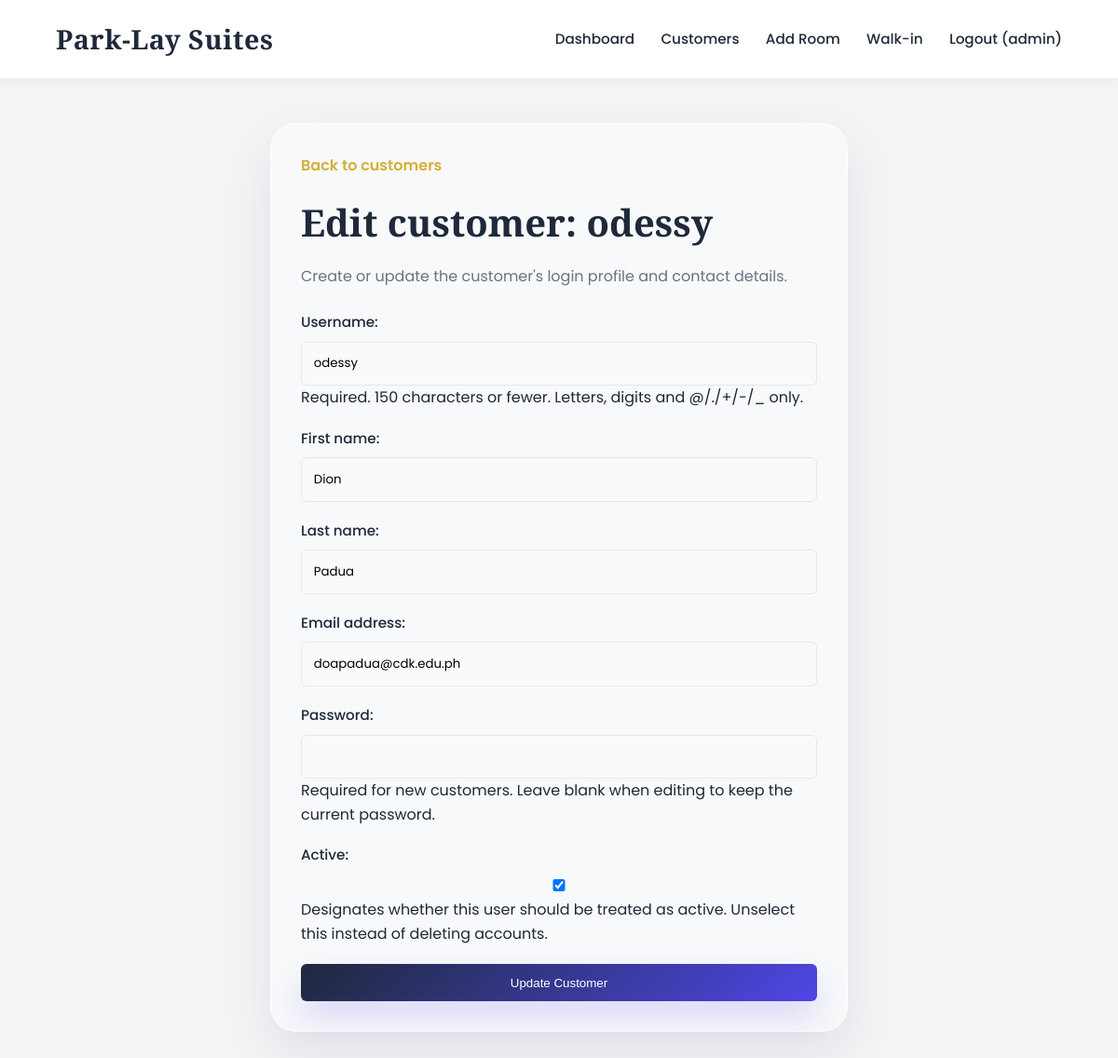
Screenshot of /customers/edit/2/ (signed in) with the database file from the repository.
### core/models.py (models this page shows)
class User(AbstractUser):
    is_employee = models.BooleanField(default=False)
    is_customer = models.BooleanField(default=False)

### core/views.py (the view)
# urls.py: path('customers/edit/<int:customer_id>/', views.edit_customer, name='edit_customer'),
@login_required
def edit_customer(request, customer_id):
    if not request.user.is_employee: return redirect('customer_home')
    customer = get_object_or_404(customer_queryset(), id=customer_id)
    if request.method == 'POST':
        form = CustomerProfileForm(request.POST, instance=customer)
        if form.is_valid():
            form.save()
            messages.success(request, "Customer profile updated successfully.")
            return redirect('manage_customers')
    else:
        form = CustomerProfileForm(instance=customer)
    return render(request, 'core/customer_profile_form.html', {
        'form': form,
        'customer': customer,
        'title': f'Edit customer: {customer.username}',
        'button_label': 'Update Customer',
    })

### core/forms.py (shortened to what this page needs)
class CustomerProfileForm(forms.ModelForm):
    password = forms.CharField(
        required=False,
        widget=forms.PasswordInput,
        help_text="Required for new customers. Leave blank when editing to keep the current password.",
    )
    class Meta:
        model = User
        fields = ['username', 'first_name', 'last_name', 'email', 'password', 'is_active']
    def __init__(self, *args, **kwargs):
        super().__init__(*args, **kwargs)
        if not self.instance.pk:
            self.fields['password'].required = True

### core/views.py (called while the page is built)
def customer_queryset():
    return User.objects.filter(is_customer=True, is_employee=False).order_by('last_name', 'first_name', 'username')

### core/templates/core/customer_profile_form.html (shortened to what this page needs)
{% extends 'core/base.html' %}
{% block content %}
<section class="payment-account-page">
    <div class="payment-account-form-card">
        <a href="{% url 'manage_customers' %}" class="back-link">Back to customers</a>
        <h1>{{ title }}</h1>
        <p>Create or update the customer's login profile and contact details.</p>
        <form method="post" novalidate>
            {{ form.as_p }}
            <button type="submit" class="btn btn-primary">{{ button_label }}</button>
        </form>
    </div>
</section>
{% endblock %}

### core/templates/core/base.html (shortened to what this page needs)
{% load static %}
<!DOCTYPE html>
<html lang="en">
<head>
    <link rel="stylesheet" href="{% static 'css/style.css' %}?v=1.3">
</head>
<body>
    <header>
        <h2>Park-Lay Suites</h2>
        <nav>
            {% if user.is_authenticated %}
                {% if user.is_employee %}
                    <a href="{% url 'employee_dashboard' %}">Dashboard</a>
                    <a href="{% url 'manage_customers' %}">Customers</a>
                    <a href="{% url 'add_room' %}">Add Room</a>
                    <a href="{% url 'walkin_booking' %}">Walk-in</a>
                {% else %}
                    <a href="{% url 'customer_home' %}">Rooms</a>
                    <a href="{% url 'customer_dashboard' %}">My Bookings</a>
                {% endif %}
                <a href="{% url 'logout' %}">Logout ({{ user.username }})</a>
            {% else %}
                <a href="{% url 'customer_home' %}">Home</a>
                <a href="{% url 'login' %}">Login</a>
                <a href="{% url 'register' %}">Register</a>
            {% endif %}
        </nav>
    </header>
    <main class="container">
        {% block content %}{% endblock %}
    </main>
</body>
</html>

### core/static/css/style.css (style rules this page uses)
:root { --primary: #1E293B; --secondary: #D4AF37; --bg-color: #F3F4F6; --text-dark: #1F2937; --text-light: #6B7280; --white: #FFFFFF; --border: #E5E7EB; --success: #10B981; }
* { box-sizing: border-box; margin: 0; padding: 0; }
body { font-family: 'Poppins', sans-serif; background-color: var(--bg-color); color: var(--text-dark); line-height: 1.6; }
header { background-color: var(--white); box-shadow: 0 2px 15px rgba(0,0,0,0.05); padding: 1.2rem 5%; display: flex; justify-content: space-between; align-items: center; position: sticky; top: 0; z-index: 100; }
header h2 { font-family: 'Playfair Display', serif; color: var(--primary); font-size: 1.8rem; letter-spacing: 0.5px; }
nav a { color: var(--text-dark); text-decoration: none; margin-left: 1.5rem; font-weight: 500; font-size: 0.95rem; transition: color 0.3s ease; }
.container { max-width: 1200px; margin: 3rem auto; padding: 0 1.5rem; }
h1 { font-family: 'Playfair Display', serif; color: var(--primary); margin-bottom: 2.5rem; text-align: center; font-size: 2.5rem; }
.btn { display: inline-block; padding: 0.8rem 1.5rem; background: var(--primary); color: var(--white); text-decoration: none; border-radius: 6px; border: none; font-weight: 500; cursor: pointer; transition: background 0.3s ease; text-align: center; width: 100%; margin-top: auto; }
form p { margin-bottom: 1.2rem; }
form label { display: block; font-weight: 500; margin-bottom: 0.5rem; color: var(--primary); font-size: 0.95rem; }
form input, form select, form textarea { width: 100%; padding: 0.8rem; border: 1px solid var(--border); border-radius: 6px; font-family: 'Poppins', sans-serif; transition: border-color 0.3s ease; background-color: #F9FAFB; }
.btn-primary { background: linear-gradient(135deg, #1E293B 0%, #4F46E5 100%); color: #fff; box-shadow: 0 18px 34px rgba(79, 70, 229, 0.18); }
.payment-account-page { display: flex; justify-content: center; }
.payment-account-form-card { width: min(100%, 620px); background: rgba(255,255,255,0.42); border: 1px solid rgba(255,255,255,0.75); backdrop-filter: blur(22px); border-radius: 28px; padding: 2rem; box-shadow: 0 22px 55px rgba(15, 23, 42, 0.08); }
.payment-account-form-card h1 { text-align: left; margin-bottom: 0.75rem; }
.payment-account-form-card > p { color: var(--text-light); line-height: 1.7; margin-bottom: 1.5rem; }
.back-link { display: inline-block; margin-bottom: 1rem; color: var(--secondary); text-decoration: none; font-weight: 600; transition: color 0.3s ease; }

### rows the page displays
User: username "admin"
User: username "odessy", first_name "Dion", last_name "Padua", email "doapadua@cdk.edu.ph", is_active "☑"

### other values shown
{{ title }} "Edit customer: odessy"
{{ button_label }} "Update Customer"
